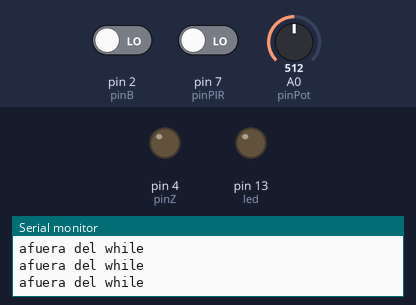
Recording of a sketch running on a simulated Arduino Uno, built with avr-gcc and run on an emulated ATmega328P. Parts: output pins drawn as LEDs (lit = HIGH), the last lines printed to the serial monitor. The test bench sets the inputs (shaded band); at power-on: pin 7 (pinPIR) LOW, pin 2 (pinB) LOW, A0 (pinPot) = 512.

Above: at 1.2 s.
1.3 s: pin 7 (pinPIR) driven HIGH
At 2.5 s:
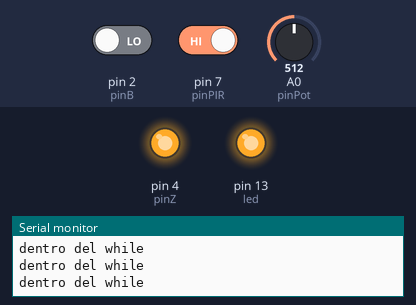
2.8 s: pin 2 (pinB) driven HIGH
At 3.7 s:
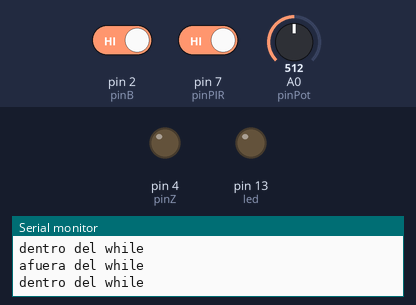
5.8 s: pin 2 (pinB) driven LOW
At 6.3 s:
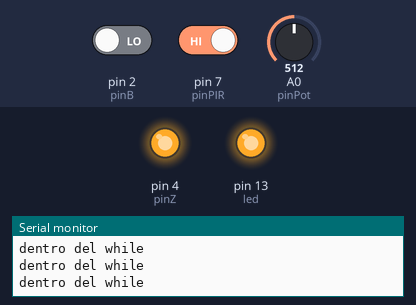
8.8 s: pin 2 (pinB) driven HIGH and pin 7 (pinPIR) driven LOW
At 9.1 s:
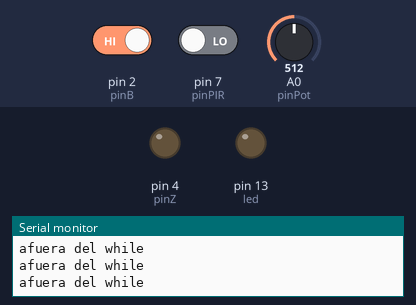
11.8 s: pin 7 (pinPIR) driven HIGH
Timing chart, 0 to 14.8 s (numbered marks = the images above; inputs shaded):
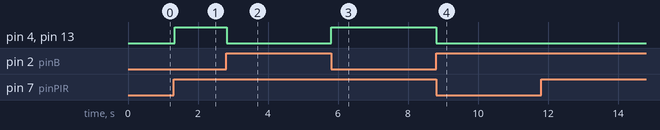

Measured:
- after the input at 1.3 s, pin 4 (pinZ), pin 13 (led): LOW → HIGH at once
- after the input at 2.8 s, pin 4 (pinZ), pin 13 (led): HIGH → LOW at once
- after the input at 5.8 s, pin 4 (pinZ), pin 13 (led): LOW → HIGH at once
- after the input at 8.8 s, pin 4 (pinZ), pin 13 (led): HIGH → LOW at once

The sketch:

WhileConditional.ino
```cpp
byte led = 13;
byte pinPot = A0;
byte pinB = 2;
byte pinZ = 4;
byte pinPIR = 7;

int lectura;
bool estadoB;
bool presencia;

void setup()
{
  pinMode(led, OUTPUT);
  pinMode(pinZ, OUTPUT);
  pinMode(pinPot, INPUT);
  pinMode(pinB, INPUT);
  pinMode(pinPIR, INPUT);

  Serial.begin(9600);
}

void loop()
{
  lectura = analogRead(pinPot);
  estadoB = digitalRead(pinB);
  presencia = digitalRead(pinPIR);

  while(presencia == 1){
    Serial.println("dentro del while");
    digitalWrite(pinZ, HIGH);
    digitalWrite(led, HIGH);
    estadoB = digitalRead(pinB);

    if(estadoB == 1){
       break;
    }
  }

  digitalWrite(led, LOW);
  digitalWrite(pinZ, LOW);
  Serial.println("afuera del while");

}
```
